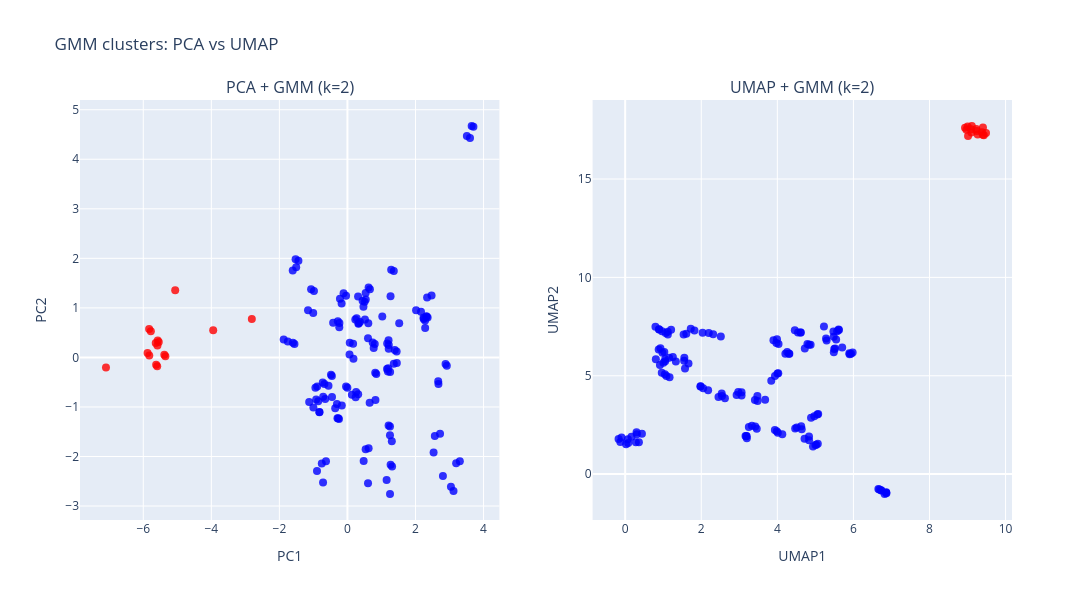

Here is the notebook cell this chart was saved with:
### Markdown cell above
## Visualization

### Code cell
reducer_2d = umap.UMAP(n_components=2, random_state=42)
X_umap_plot = reducer_2d.fit_transform(X_scaled)
X_pca_arr = np.asarray(X_pca)

fig_2d = make_subplots(rows=1, cols=2, subplot_titles=(f"PCA + GMM (k={len(np.unique(labels_pca))})", f"UMAP + GMM (k={len(np.unique(labels_umap))})"))

fig_2d.add_trace(go.Scatter(x=X_pca_arr[:, 0], y=X_pca_arr[:, 1], mode='markers', marker=dict(color=labels_pca, colorscale='bluered', size=8, opacity=0.8), showlegend=False), row=1, col=1)
fig_2d.add_trace(go.Scatter(x=X_umap_plot[:, 0], y=X_umap_plot[:, 1], mode='markers', marker=dict(color=labels_umap, colorscale='bluered', size=8, opacity=0.8), showlegend=False), row=1, col=2)

fig_2d.update_xaxes(title_text="PC1", row=1, col=1)
fig_2d.update_yaxes(title_text="PC2", row=1, col=1)
fig_2d.update_xaxes(title_text="UMAP1", row=1, col=2)
fig_2d.update_yaxes(title_text="UMAP2", row=1, col=2)

fig_2d.update_layout(title_text="GMM clusters: PCA vs UMAP", height=600, width=1200)
fig_2d.write_json('cluster_output/plot_gmm_comparison_2d.json')
fig_2d.show()

### Figure 1 — Plotly figure (JSON) as saved in the notebook; plotly's stock layout.template omitted (floating-point values rounded to 4 significant figures; data arrays with more than 128 entries replaced by an {"elided": "..."} marker saying what was removed)
{"data": [{"marker": {"color": {"elided": "151 int values"}, "colorscale": [[0, "rgb(0,0,255)"], [1, "rgb(255,0,0)"]], "opacity": 0.8, "size": 8}, "mode": "markers", "showlegend": false, "type": "scatter", "x": {"elided": "151 float values"}, "xaxis": "x", "y": {"elided": "151 float values"}, "yaxis": "y"}, {"marker": {"color": {"elided": "151 int values"}, "colorscale": [[0, "rgb(0,0,255)"], [1, "rgb(255,0,0)"]], "opacity": 0.8, "size": 8}, "mode": "markers", "showlegend": false, "type": "scatter", "x": {"elided": "151 float values"}, "xaxis": "x2", "y": {"elided": "151 float values"}, "yaxis": "y2"}], "layout": {"annotations": [{"font": {"size": 16}, "showarrow": false, "text": "PCA + GMM (k=2)", "x": 0.225, "xanchor": "center", "xref": "paper", "y": 1, "yanchor": "bottom", "yref": "paper"}, {"font": {"size": 16}, "showarrow": false, "text": "UMAP + GMM (k=2)", "x": 0.775, "xanchor": "center", "xref": "paper", "y": 1, "yanchor": "bottom", "yref": "paper"}], "height": 600, "title": {"text": "GMM clusters: PCA vs UMAP"}, "width": 1200, "xaxis": {"anchor": "y", "domain": [0, 0.45], "title": {"text": "PC1"}}, "xaxis2": {"anchor": "y2", "domain": [0.55, 1], "title": {"text": "UMAP1"}}, "yaxis": {"anchor": "x", "domain": [0, 1], "title": {"text": "PC2"}}, "yaxis2": {"anchor": "x2", "domain": [0, 1], "title": {"text": "UMAP2"}}}}
